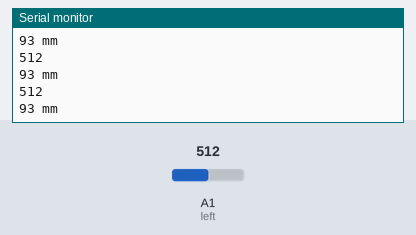
Simulated run of this sketch. Board: Arduino Uno, built with avr-gcc and run on an emulated ATmega328P. On the bench: the last lines printed to the serial monitor. Inputs (shaded band) come from the test bench; at power-on: A1 (left) = 512.

Above: at 1.3 s.
1.4 s: A1 (left) set to 716
At 1.81 s:
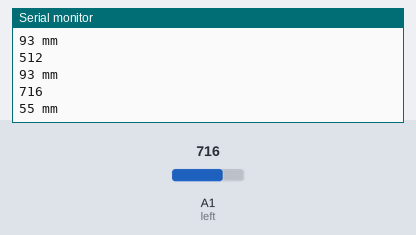
2.9 s: A1 (left) set to 900
At 3.31 s:
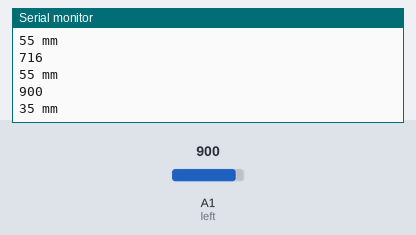
Timing chart, 0 to 5.9 s (numbered marks = the images above; inputs shaded):
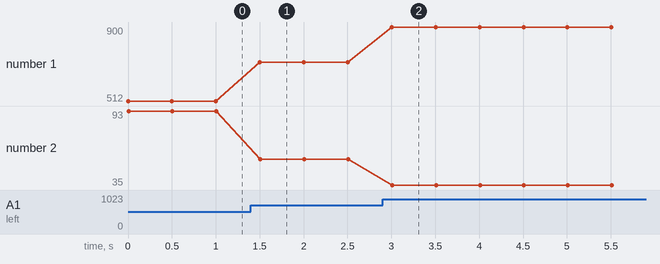

The sketch:

gp2_sensor_full.ino
```cpp
#define left A1
#define right A3

void setup () {
  Serial.begin (9600);
  pinMode (left, INPUT);
  //pinMode (right, INPUT);
}

void loop () {
  uint16_t value = analogRead (left);
  uint16_t range = get_gp2d12 (value);
  Serial.println (value);
  Serial.print (range);
  Serial.println (" mm");
  Serial.println ();
  delay (500);
}

uint16_t get_gp2d12 (uint16_t value) {
  if (value < 10) value = 10;
  return ((67870.0 / (value - 3.0)) - 40.0);
}
```

Measured:
- after the input at 1.4 s, the serial monitor: prints a new line after 0.10 s (image 1)
- after the input at 2.9 s, the serial monitor: prints a new line after 0.10 s (image 2)
- plotted number 1: 512 → 716 after the input at 1.4 s, 716 → 900 after the input at 2.9 s
- plotted number 2: 93 → 55 after the input at 1.4 s, 55 → 35 after the input at 2.9 s
